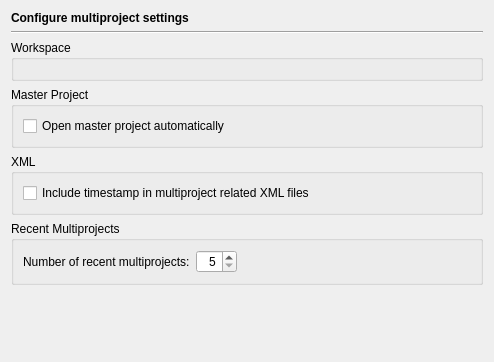
<?xml version="1.0" encoding="UTF-8"?>
<ui version="4.0">
 <class>MultiProjectPage</class>
 <widget class="QWidget" name="MultiProjectPage">
  <property name="geometry">
   <rect>
    <x>0</x>
    <y>0</y>
    <width>494</width>
    <height>362</height>
   </rect>
  </property>
  <layout class="QVBoxLayout" name="verticalLayout">
   <item>
    <widget class="QLabel" name="headerLabel">
     <property name="text">
      <string>&lt;b&gt;Configure multiproject settings&lt;/b&gt;</string>
     </property>
    </widget>
   </item>
   <item>
    <widget class="Line" name="line8">
     <property name="frameShape">
      <enum>QFrame::HLine</enum>
     </property>
     <property name="frameShadow">
      <enum>QFrame::Sunken</enum>
     </property>
     <property name="orientation">
      <enum>Qt::Horizontal</enum>
     </property>
    </widget>
   </item>
   <item>
    <widget class="QGroupBox" name="groupBox_2">
     <property name="title">
      <string>Workspace</string>
     </property>
     <layout class="QHBoxLayout" name="horizontalLayout">
      <item>
       <widget class="E5PathPicker" name="workspacePicker" native="true">
        <property name="sizePolicy">
         <sizepolicy hsizetype="Expanding" vsizetype="Preferred">
          <horstretch>0</horstretch>
          <verstretch>0</verstretch>
         </sizepolicy>
        </property>
        <property name="focusPolicy">
         <enum>Qt::StrongFocus</enum>
        </property>
        <property name="toolTip">
         <string>Enter the name of the workspace directory</string>
        </property>
       </widget>
      </item>
     </layout>
    </widget>
   </item>
   <item>
    <widget class="QGroupBox" name="groupBox">
     <property name="title">
      <string>Master Project</string>
     </property>
     <layout class="QVBoxLayout">
      <item>
       <widget class="QCheckBox" name="openMasterAutomaticallyCheckBox">
        <property name="toolTip">
         <string>Select to open the master project automatically upon opening the multiproject</string>
        </property>
        <property name="text">
         <string>Open master project automatically</string>
        </property>
       </widget>
      </item>
     </layout>
    </widget>
   </item>
   <item>
    <widget class="QGroupBox" name="groupBox_6">
     <property name="title">
      <string>XML</string>
     </property>
     <layout class="QVBoxLayout">
      <item>
       <widget class="QCheckBox" name="multiProjectTimestampCheckBox">
        <property name="toolTip">
         <string>Select, if a timestamp should be written to all multiproject related XML files</string>
        </property>
        <property name="text">
         <string>Include timestamp in multiproject related XML files</string>
        </property>
       </widget>
      </item>
     </layout>
    </widget>
   </item>
   <item>
    <widget class="QGroupBox" name="groupBox_7">
     <property name="title">
      <string>Recent Multiprojects</string>
     </property>
     <layout class="QVBoxLayout">
      <item>
       <layout class="QHBoxLayout">
        <item>
         <widget class="QLabel" name="label">
          <property name="text">
           <string>Number of recent multiprojects:</string>
          </property>
         </widget>
        </item>
        <item>
         <widget class="QSpinBox" name="multiProjectRecentSpinBox">
          <property name="toolTip">
           <string>Enter the number of recent multiprojects to remember</string>
          </property>
          <property name="alignment">
           <set>Qt::AlignRight|Qt::AlignTrailing|Qt::AlignVCenter</set>
          </property>
          <property name="minimum">
           <number>5</number>
          </property>
          <property name="maximum">
           <number>50</number>
          </property>
         </widget>
        </item>
        <item>
         <spacer>
          <property name="orientation">
           <enum>Qt::Horizontal</enum>
          </property>
          <property name="sizeHint" stdset="0">
           <size>
            <width>40</width>
            <height>20</height>
           </size>
          </property>
         </spacer>
        </item>
       </layout>
      </item>
     </layout>
    </widget>
   </item>
   <item>
    <spacer>
     <property name="orientation">
      <enum>Qt::Vertical</enum>
     </property>
     <property name="sizeHint" stdset="0">
      <size>
       <width>20</width>
       <height>40</height>
      </size>
     </property>
    </spacer>
   </item>
  </layout>
 </widget>
 <customwidgets>
  <customwidget>
   <class>E5PathPicker</class>
   <extends>QWidget</extends>
   <header>E5Gui/E5PathPicker.h</header>
   <container>1</container>
  </customwidget>
 </customwidgets>
 <tabstops>
  <tabstop>workspacePicker</tabstop>
  <tabstop>openMasterAutomaticallyCheckBox</tabstop>
  <tabstop>multiProjectTimestampCheckBox</tabstop>
  <tabstop>multiProjectRecentSpinBox</tabstop>
 </tabstops>
 <resources/>
 <connections/>
</ui>
